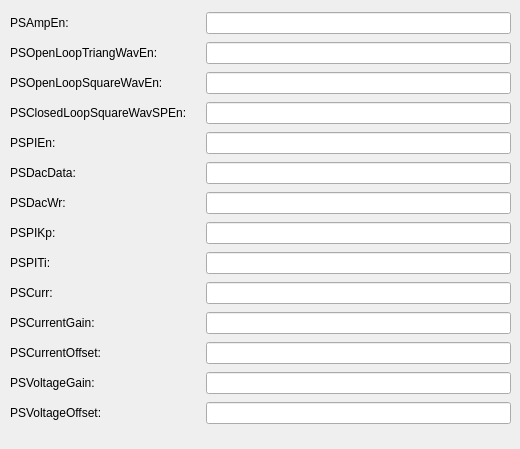
     <widget class="QWidget" name="tab_7">
      <attribute name="title">
       <string>C4</string>
      </attribute>
      <widget class="QWidget" name="gridLayoutWidget_6">
       <property name="geometry">
        <rect>
         <x>10</x>
         <y>10</y>
         <width>501</width>
         <height>430</height>
        </rect>
       </property>
       <layout class="QGridLayout" name="gridLayout_7">
        <item row="20" column="0">
         <widget class="QLabel" name="label_67">
          <property name="text">
           <string>PSDacWr:</string>
          </property>
         </widget>
        </item>
        <item row="24" column="0">
         <widget class="QLabel" name="label_241">
          <property name="text">
           <string>PSCurrentGain:</string>
          </property>
         </widget>
        </item>
        <item row="23" column="0">
         <widget class="QLabel" name="label_68">
          <property name="text">
           <string>PSCurr:</string>
          </property>
         </widget>
        </item>
        <item row="14" column="1">
         <widget class="PyDMLabel" name="PyDMLabel_75">
          <property name="toolTip">
           <string/>
          </property>
          <property name="channel" stdset="0">
           <string>SI-22:DI-FOFBCtrl:PSAmpEnCH4-Sts</string>
          </property>
         </widget>
        </item>
        <item row="22" column="1">
         <widget class="PyDMLabel" name="PyDMLabel_76">
          <property name="toolTip">
           <string/>
          </property>
          <property name="channel" stdset="0">
           <string>SI-22:DI-FOFBCtrl:PSPITiCH4-RB</string>
          </property>
         </widget>
        </item>
        <item row="15" column="1">
         <widget class="PyDMLabel" name="PyDMLabel_77">
          <property name="toolTip">
           <string/>
          </property>
          <property name="channel" stdset="0">
           <string>SI-22:DI-FOFBCtrl:PSOpenLoopTriangWavEnCH4-Sts</string>
          </property>
         </widget>
        </item>
        <item row="21" column="0">
         <widget class="QLabel" name="label_69">
          <property name="text">
           <string>PSPIKp:</string>
          </property>
         </widget>
        </item>
        <item row="15" column="2">
         <widget class="PyDMLineEdit" name="PyDMLineEdit_59">
          <property name="toolTip">
           <string/>
          </property>
          <property name="channel" stdset="0">
           <string>SI-22:DI-FOFBCtrl:PSOpenLoopTriangWavEnCH4-Sel</string>
          </property>
         </widget>
        </item>
        <item row="25" column="0">
         <widget class="QLabel" name="label_242">
          <property name="text">
           <string>PSCurrentOffset:</string>
          </property>
         </widget>
        </item>
        <item row="20" column="1">
         <widget class="PyDMLabel" name="PyDMLabel_78">
          <property name="toolTip">
           <string/>
          </property>
          <property name="channel" stdset="0">
           <string>SI-22:DI-FOFBCtrl:PSDacWrCH4-RB</string>
          </property>
         </widget>
        </item>
        <item row="22" column="2">
         <widget class="PyDMLineEdit" name="PyDMLineEdit_60">
          <property name="toolTip">
           <string/>
          </property>
          <property name="channel" stdset="0">
           <string>SI-22:DI-FOFBCtrl:PSPITiCH4-SP</string>
          </property>
         </widget>
        </item>
        <item row="15" column="0">
         <widget class="QLabel" name="label_70">
          <property name="text">
           <string>PSOpenLoopTriangWavEn:</string>
          </property>
         </widget>
        </item>
        <item row="21" column="2">
         <widget class="PyDMLineEdit" name="PyDMLineEdit_61">
          <property name="toolTip">
           <string/>
          </property>
          <property name="channel" stdset="0">
           <string>SI-22:DI-FOFBCtrl:PSPIKpCH4-SP</string>
          </property>
         </widget>
        </item>
        <item row="23" column="1">
         <widget class="PyDMLabel" name="PyDMLabel_79">
          <property name="toolTip">
           <string/>
          </property>
          <property name="channel" stdset="0">
           <string>SI-22:DI-FOFBCtrl:PSCurrCH4-Mon</string>
          </property>
         </widget>
        </item>
        <item row="19" column="0">
         <widget class="QLabel" name="label_71">
          <property name="text">
           <string>PSDacData:</string>
          </property>
         </widget>
        </item>
        <item row="16" column="1">
         <widget class="PyDMLabel" name="PyDMLabel_80">
          <property name="toolTip">
           <string/>
          </property>
          <property name="channel" stdset="0">
           <string>SI-22:DI-FOFBCtrl:PSOpenLoopSquareWavEnCH4-Sts</string>
          </property>
         </widget>
        </item>
        <item row="19" column="1">
         <widget class="PyDMLabel" name="PyDMLabel_81">
          <property name="toolTip">
           <string/>
          </property>
          <property name="channel" stdset="0">
           <string>SI-22:DI-FOFBCtrl:PSDacDataCH4-RB</string>
          </property>
         </widget>
        </item>
        <item row="18" column="0">
         <widget class="QLabel" name="label_72">
          <property name="text">
           <string>PSPIEn:</string>
          </property>
         </widget>
        </item>
        <item row="26" column="0">
         <widget class="QLabel" name="label_243">
          <property name="text">
           <string>PSVoltageGain:</string>
          </property>
         </widget>
        </item>
        <item row="22" column="0">
         <widget class="QLabel" name="label_73">
          <property name="text">
           <string>PSPITi:</string>
          </property>
         </widget>
        </item>
        <item row="16" column="0">
         <widget class="QLabel" name="label_74">
          <property name="text">
           <string>PSOpenLoopSquareWavEn:</string>
          </property>
         </widget>
        </item>
        <item row="18" column="2">
         <widget class="PyDMLineEdit" name="PyDMLineEdit_62">
          <property name="toolTip">
           <string/>
          </property>
          <property name="channel" stdset="0">
           <string>SI-22:DI-FOFBCtrl:PSPIEnCH4-Sel</string>
          </property>
         </widget>
        </item>
        <item row="20" column="2">
         <widget class="PyDMLineEdit" name="PyDMLineEdit_63">
          <property name="toolTip">
           <string/>
          </property>
          <property name="channel" stdset="0">
           <string>SI-22:DI-FOFBCtrl:PSDacWrCH4-SP</string>
          </property>
         </widget>
        </item>
        <item row="18" column="1">
         <widget class="PyDMLabel" name="PyDMLabel_82">
          <property name="toolTip">
           <string/>
          </property>
          <property name="channel" stdset="0">
           <string>SI-22:DI-FOFBCtrl:PSPIEnCH4-Sts</string>
          </property>
         </widget>
        </item>
        <item row="17" column="2">
         <widget class="PyDMLineEdit" name="PyDMLineEdit_64">
          <property name="toolTip">
           <string/>
          </property>
          <property name="channel" stdset="0">
           <string>SI-22:DI-FOFBCtrl:PSClosedLoopSquareWavSPEnCH4-Sel</string>
          </property>
         </widget>
        </item>
        <item row="23" column="2">
         <widget class="PyDMLineEdit" name="PyDMLineEdit_65">
          <property name="toolTip">
           <string/>
          </property>
          <property name="channel" stdset="0">
           <string>SI-22:DI-FOFBCtrl:PSCurrCH4-SP</string>
          </property>
         </widget>
        </item>
        <item row="21" column="1">
         <widget class="PyDMLabel" name="PyDMLabel_83">
          <property name="toolTip">
           <string/>
          </property>
          <property name="channel" stdset="0">
           <string>SI-22:DI-FOFBCtrl:PSPIKpCH4-RB</string>
          </property>
         </widget>
        </item>
        <item row="17" column="0">
         <widget class="QLabel" name="label_75">
          <property name="text">
           <string>PSClosedLoopSquareWavSPEn:</string>
          </property>
         </widget>
        </item>
        <item row="14" column="0">
         <widget class="QLabel" name="label_76">
          <property name="text">
           <string>PSAmpEn:</string>
          </property>
         </widget>
        </item>
        <item row="19" column="2">
         <widget class="PyDMLineEdit" name="PyDMLineEdit_66">
          <property name="toolTip">
           <string/>
          </property>
          <property name="channel" stdset="0">
           <string>SI-22:DI-FOFBCtrl:PSDacDataCH4-SP</string>
          </property>
         </widget>
        </item>
        <item row="14" column="2">
         <widget class="PyDMLineEdit" name="PyDMLineEdit_67">
          <property name="toolTip">
           <string/>
          </property>
          <property name="channel" stdset="0">
           <string>SI-22:DI-FOFBCtrl:PSAmpEnCH4-Sel</string>
          </property>
         </widget>
        </item>
        <item row="16" column="2">
         <widget class="PyDMLineEdit" name="PyDMLineEdit_68">
          <property name="toolTip">
           <string/>
          </property>
          <property name="channel" stdset="0">
           <string>SI-22:DI-FOFBCtrl:PSOpenLoopSquareWavEnCH4-Sel</string>
          </property>
         </widget>
        </item>
        <item row="17" column="1">
         <widget class="PyDMLabel" name="PyDMLabel_84">
          <property name="toolTip">
           <string/>
          </property>
          <property name="channel" stdset="0">
           <string>SI-22:DI-FOFBCtrl:PSClosedLoopSquareWavSPEnCH4-Sts</string>
          </property>
         </widget>
        </item>
        <item row="27" column="0">
         <widget class="QLabel" name="label_244">
          <property name="text">
           <string>PSVoltageOffset:</string>
          </property>
         </widget>
        </item>
        <item row="24" column="1">
         <widget class="PyDMLabel" name="PyDMLabel_85">
          <property name="toolTip">
           <string/>
          </property>
          <property name="channel" stdset="0">
           <string>SI-22:DI-FOFBCtrl:PSGainWavCH4-SP</string>
          </property>
         </widget>
        </item>
        <item row="25" column="1">
         <widget class="PyDMLabel" name="PyDMLabel_86">
          <property name="toolTip">
           <string/>
          </property>
          <property name="channel" stdset="0">
           <string>SI-22:DI-FOFBCtrl:PSOffsetWavCH4-SP</string>
          </property>
         </widget>
        </item>
        <item row="26" column="1">
         <widget class="PyDMLabel" name="PyDMLabel_87">
          <property name="toolTip">
           <string/>
          </property>
          <property name="channel" stdset="0">
           <string>SI-22:DI-FOFBCtrl:PSGainWavCH16-SP</string>
          </property>
         </widget>
        </item>
        <item row="27" column="1">
         <widget class="PyDMLabel" name="PyDMLabel_88">
          <property name="toolTip">
           <string/>
          </property>
          <property name="channel" stdset="0">
           <string>SI-22:DI-FOFBCtrl:PSOffsetWavCH16-SP</string>
          </property>
         </widget>
        </item>
        <item row="24" column="2">
         <widget class="PyDMLineEdit" name="PyDMLineEdit_160">
          <property name="toolTip">
           <string/>
          </property>
          <property name="channel" stdset="0">
           <string>SI-22:DI-FOFBCtrl:PSGainWavCH4-SP</string>
          </property>
         </widget>
        </item>
        <item row="25" column="2">
         <widget class="PyDMLineEdit" name="PyDMLineEdit_161">
          <property name="toolTip">
           <string/>
          </property>
          <property name="channel" stdset="0">
           <string>SI-22:DI-FOFBCtrl:PSOffsetWavCH4-SP</string>
          </property>
         </widget>
        </item>
        <item row="26" column="2">
         <widget class="PyDMLineEdit" name="PyDMLineEdit_162">
          <property name="toolTip">
           <string/>
          </property>
          <property name="channel" stdset="0">
           <string>SI-22:DI-FOFBCtrl:PSGainWavCH16-SP</string>
          </property>
         </widget>
        </item>
        <item row="27" column="2">
         <widget class="PyDMLineEdit" name="PyDMLineEdit_163">
          <property name="toolTip">
           <string/>
          </property>
          <property name="channel" stdset="0">
           <string>SI-22:DI-FOFBCtrl:PSOffsetWavCH16-SP</string>
          </property>
         </widget>
        </item>
       </layout>
      </widget>
     </widget>
